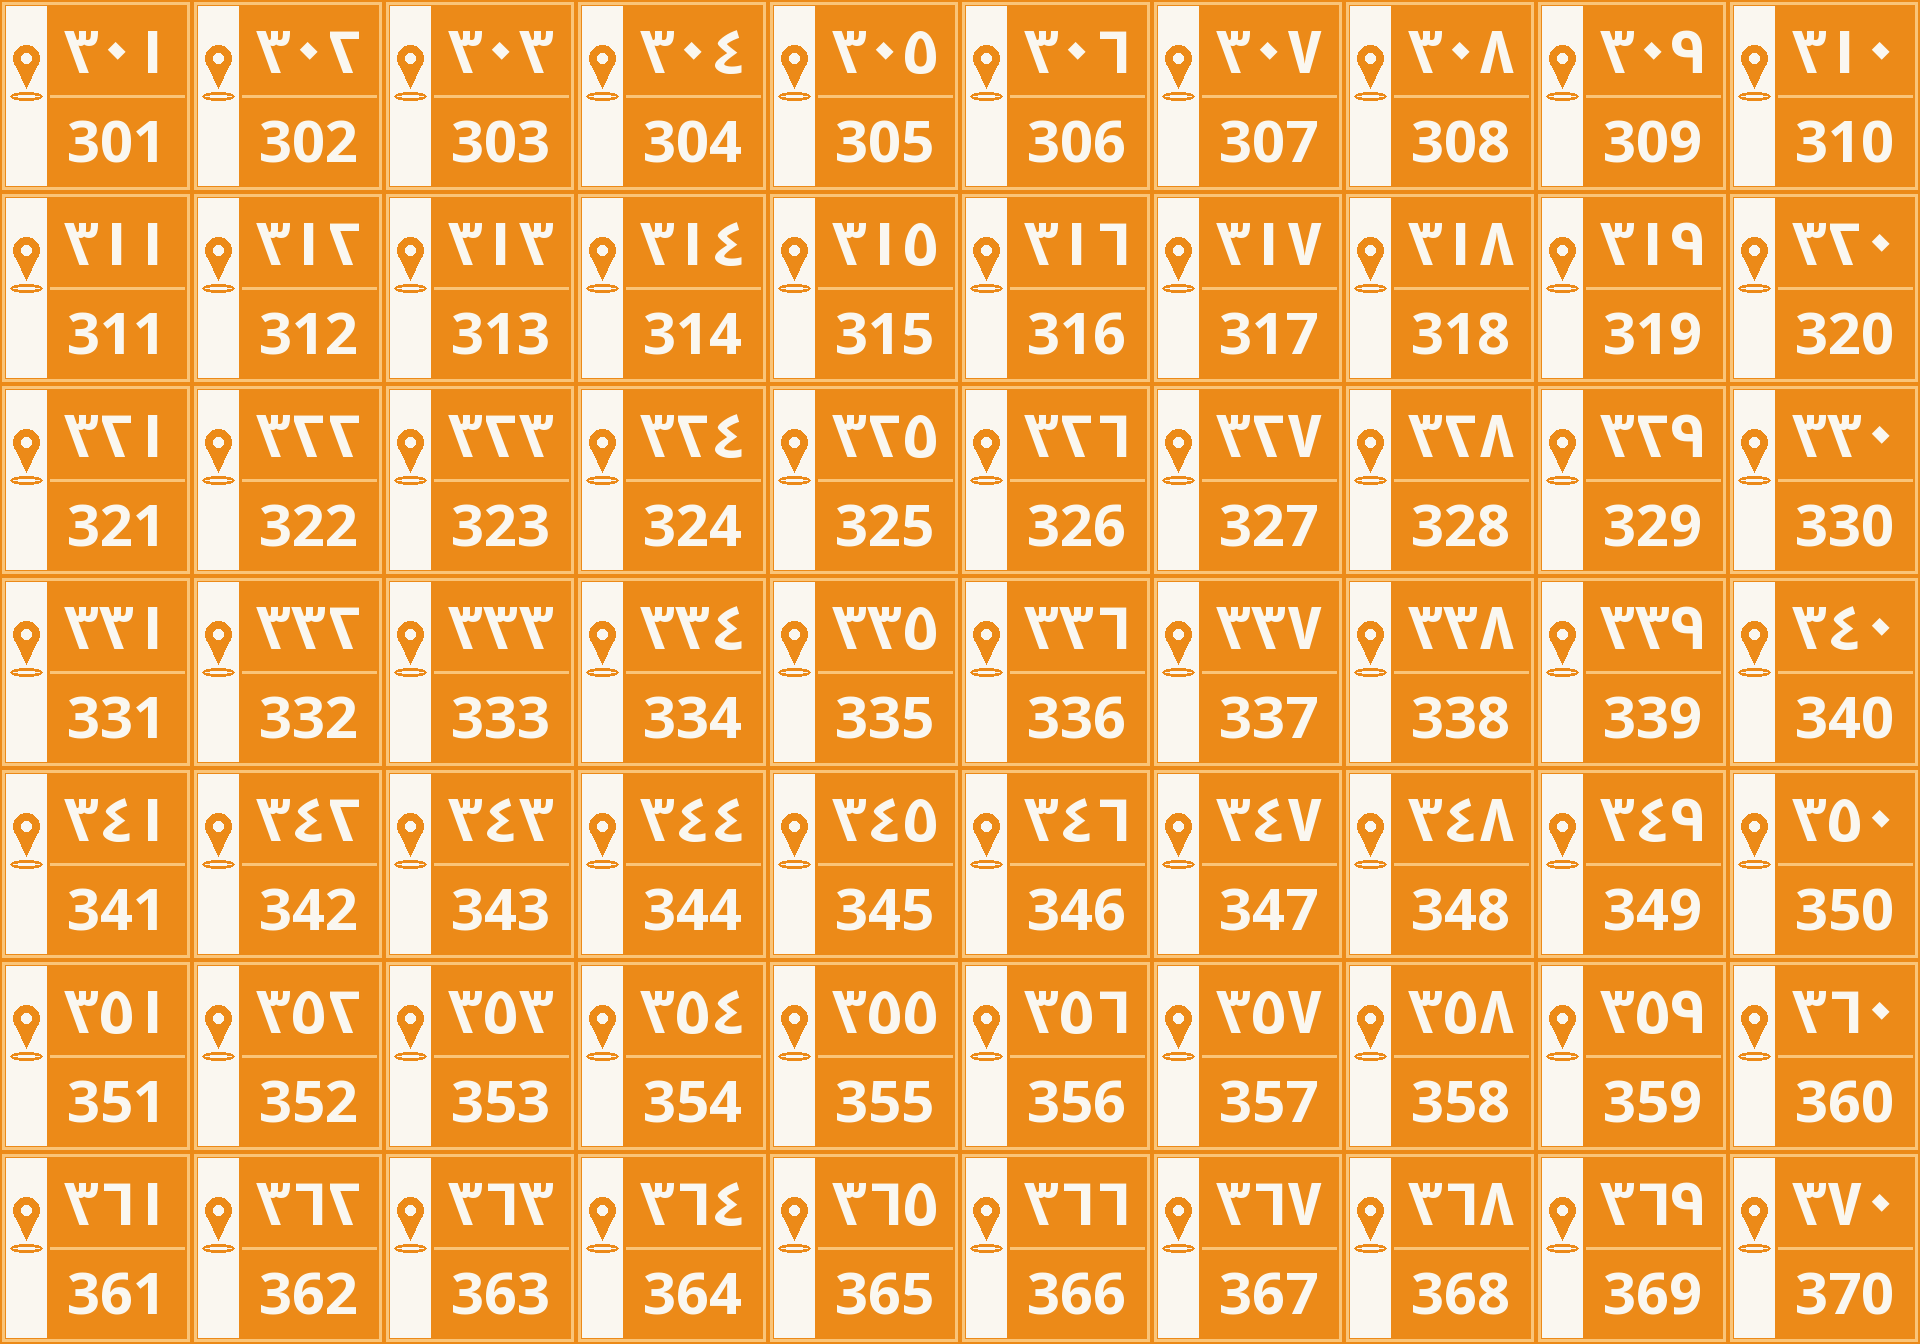

Python code for this plot:
"""
The orange number boards of the outer gates (owner's photographs, 2026-11-08): a white strip with a
location pin on the left, the gate's number in Arabic digits above and Latin digits below, on the
Authority's orange. One cell per gate, 301-370, in rows of ten, for scripts/fence-model.mjs.

Needs Pillow (it draws the project's own Noto Kufi Arabic font); the board image is committed, so
building the fence model needs nothing more: python3 scripts/fence-signs.py
"""
from pathlib import Path

from PIL import Image, ImageDraw, ImageFont

ROOT = Path(__file__).resolve().parent.parent
FONTS = ROOT / 'node_modules/@fontsource/noto-kufi-arabic/files'
OUT = ROOT / 'scripts/fence-signs.png'

CELL = 192
COLS = 10
GATES = list(range(301, 371))
ORANGE = (236, 138, 24)
LINE = (250, 196, 120)
WHITE = (250, 247, 240)

arabic = ImageFont.truetype(str(FONTS / 'noto-kufi-arabic-arabic-700-normal.woff2'), 62)
latin = ImageFont.truetype(str(FONTS / 'noto-kufi-arabic-latin-700-normal.woff2'), 58)
DIGITS = str.maketrans('0123456789', '٠١٢٣٤٥٦٧٨٩')

rows = (len(GATES) + COLS - 1) // COLS
img = Image.new('RGB', (CELL * COLS, CELL * rows), ORANGE)
d = ImageDraw.Draw(img)
for i, n in enumerate(GATES):
    x0, y0 = (i % COLS) * CELL, (i // COLS) * CELL
    # The board: a thin light edge, the white strip on the left with the pin, a line across the middle.
    d.rectangle((x0 + 2, y0 + 2, x0 + CELL - 3, y0 + CELL - 3), outline=LINE, width=3)
    d.rectangle((x0 + 6, y0 + 6, x0 + 46, y0 + CELL - 7), fill=WHITE)
    cx, cy = x0 + 26, y0 + 58
    d.ellipse((cx - 13, cy - 13, cx + 13, cy + 13), fill=ORANGE)
    d.polygon([(cx - 11, cy + 6), (cx + 11, cy + 6), (cx, cy + 30)], fill=ORANGE)
    d.ellipse((cx - 5, cy - 5, cx + 5, cy + 5), fill=WHITE)
    d.ellipse((cx - 16, cy + 34, cx + 16, cy + 42), outline=ORANGE, width=3)
    d.line((x0 + 50, y0 + CELL // 2, x0 + CELL - 8, y0 + CELL // 2), fill=LINE, width=3)
    tx = x0 + 50 + (CELL - 58) / 2
    d.text((tx, y0 + CELL * 0.27), str(n).translate(DIGITS), font=arabic, fill=WHITE, anchor='mm')
    d.text((tx, y0 + CELL * 0.74), str(n), font=latin, fill=WHITE, anchor='mm')
img.save(OUT, optimize=True)
print(OUT, img.size)
